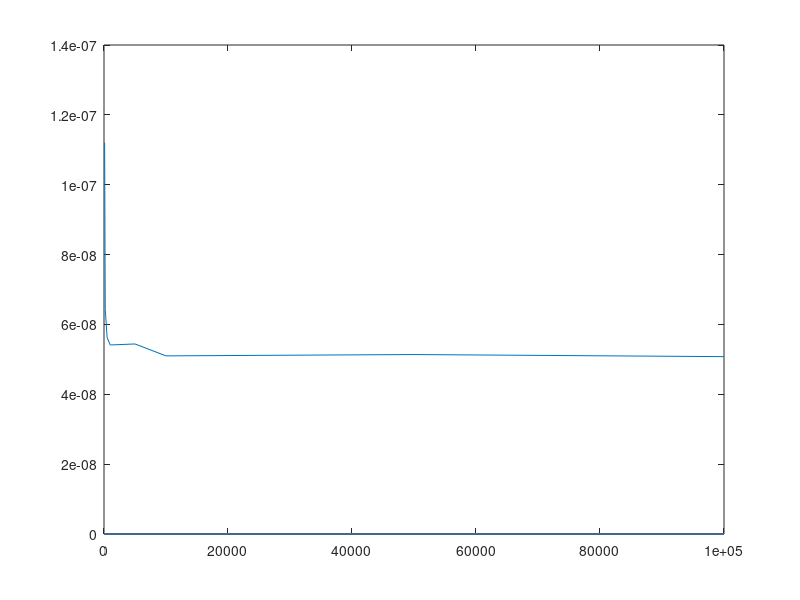

MATLAB code to generate this figure: (Note: this script raises an error after producing the figure.)
nmax = [100, 200, 500, 1000, 5000, 10000, 50000, 100000];
time = zeros(length(nmax));
for j= 1:length(nmax),
	tic
		for i = 1:nmax(j),
end
time(j) = toc./nmax(j);
end

figure
plot(nmax, time);
title(resolotion)